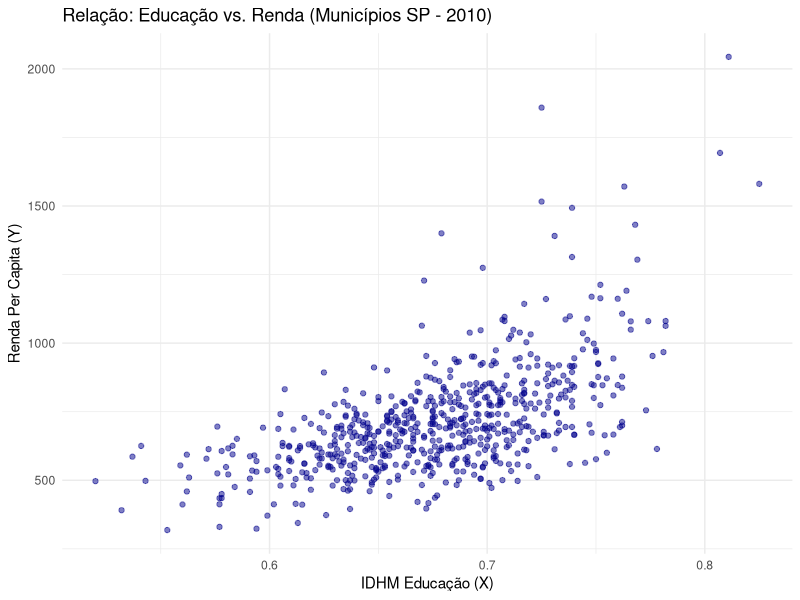
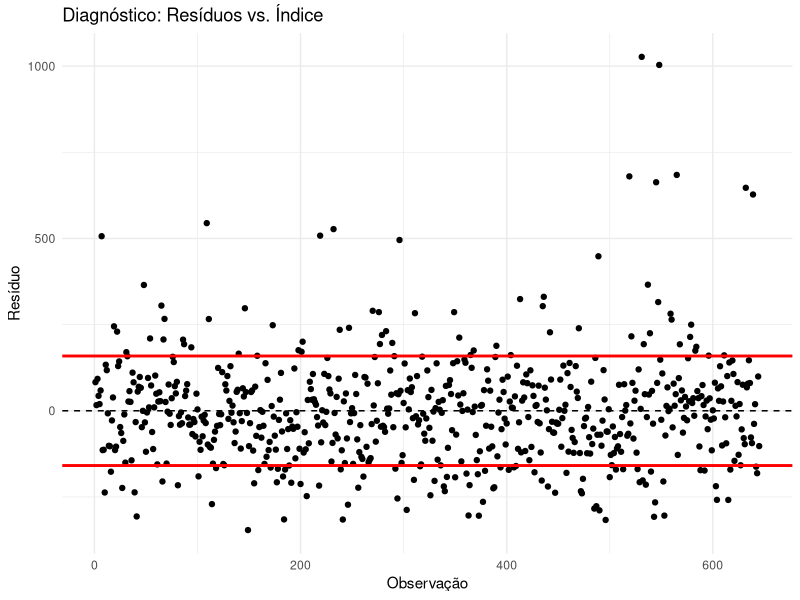
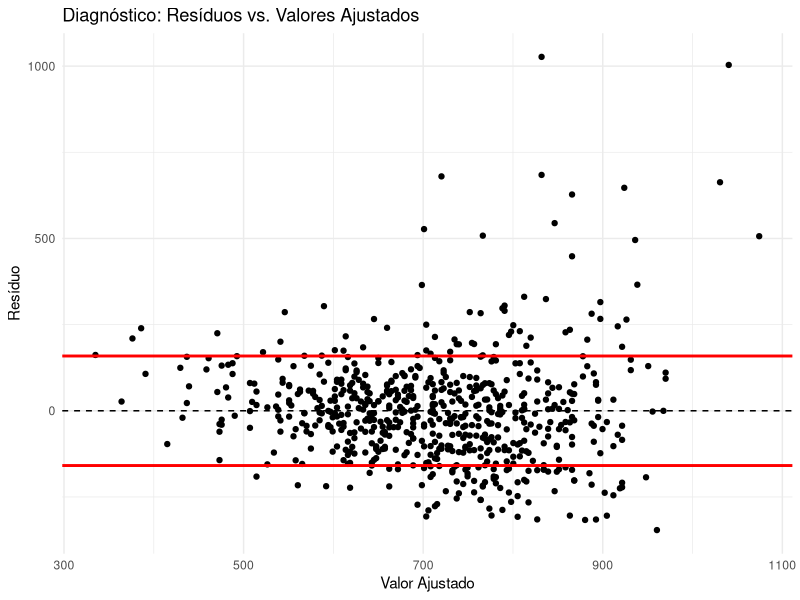
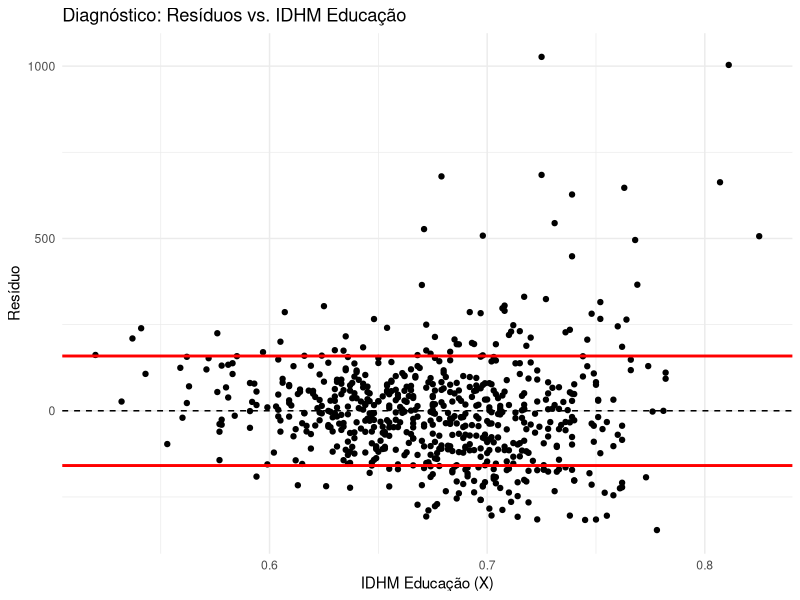
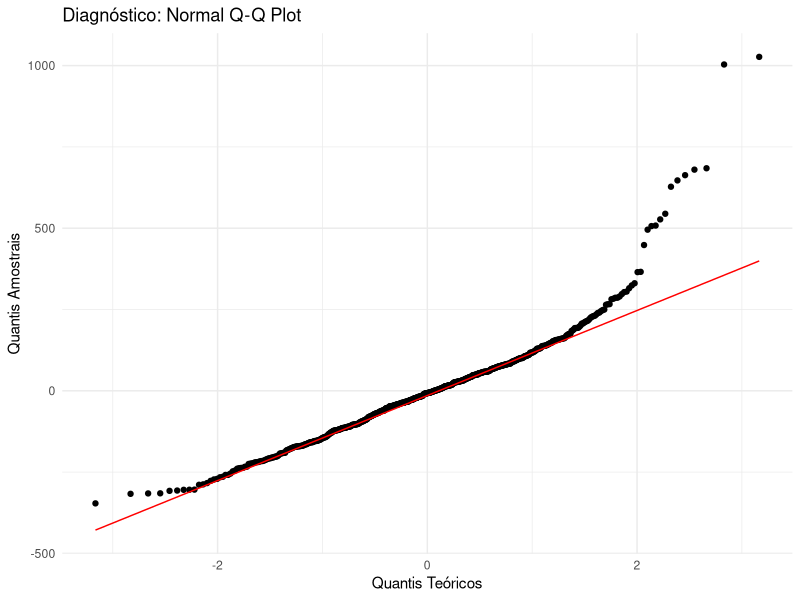
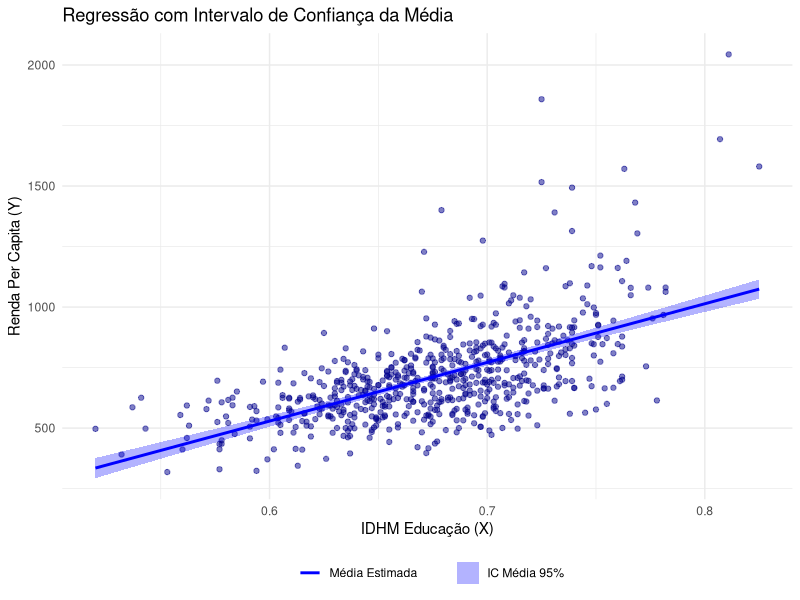
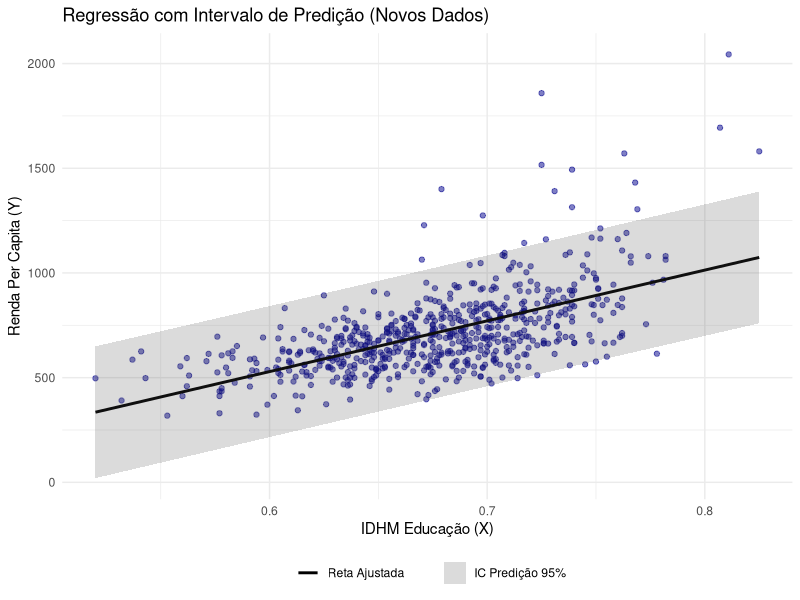

These figures' R source, in order:
# ==============================================================================
# PROJETO - ANÁLISE DE REGRESSÃO LINEAR
# Autor: Leonardo Oliveira Eid
# Disciplina: SME0220 - Introdução à Teoria das Probabilidades
# Análise: IDHM Educação (X) vs. Renda Per Capita (Y) - Municípios SP 2010
# ==============================================================================

# 1. Configuração e Bibliotecas ------------------------------------------------
# Verifica se os pacotes existem, instala se necessário e carrega
if(!require(tidyverse)) install.packages("tidyverse")
if(!require(scales)) install.packages("scales")
if(!require(broom)) install.packages("broom")

library(tidyverse)
library(scales)
library(broom)

# 2. Carregamento e Organização dos Dados --------------------------------------

# Lê o arquivo CSV (usando read.csv2 pois o formato original é PT-BR)
# Certifique-se que o arquivo "dados_atlas.csv" está na pasta de trabalho
dados_brutos <- read.csv2("dados_atlas.csv", 
                          check.names = FALSE, 
                          encoding = "UTF-8")

# Limpeza Inicial: Seleciona apenas as 3 primeiras colunas 
# (Evita erro de colunas vazias geradas pelo Excel)
dados_brutos <- dados_brutos[, 1:3] 

dados <- dados_brutos %>%
  # 1. Filtrar apenas municípios de SP (Remove totais "Brasil" e "São Paulo")
  filter(grepl("\\(SP\\)", Territorialidades)) %>% 
  
  # 2. Renomear as colunas pelo índice para evitar erro de digitação
  # Coluna 2 = IDHM Educação (X) | Coluna 3 = Renda (Y)
  select(
    x = 2, 
    y = 3 
  ) %>%
  
  # 3. Garantir formato numérico (corrige vírgula/ponto se necessário)
  mutate(
    x = as.numeric(gsub(",", ".", as.character(x))),
    y = as.numeric(gsub(",", ".", as.character(y)))
  ) %>%
  
  # 4. Remover linhas com dados faltantes (NA)
  filter(!is.na(x) & !is.na(y))

# Conferência dos dados carregados
cat("\n--- DADOS CARREGADOS (Primeiras linhas) ---\n")
print(head(dados))

# 3. Análise Exploratória: Gráfico de Dispersão (G0) ---------------------------
G0 = 
  dados %>% 
  ggplot() +
  geom_point(aes(x=x, y=y), alpha=0.5, color="darkblue") + 
  labs(
    title = "Relação: Educação vs. Renda (Municípios SP - 2010)",
    x = 'IDHM Educação (X)',
    y = 'Renda Per Capita (Y)'
  ) +
  theme_minimal()

print(G0) # Exibe o gráfico base

# 4. Ajuste do Modelo de Regressão Linear Simples ------------------------------
modelo = lm(formula = y ~ x, data = dados)

# 5. Resultados Estatísticos ---------------------------------------------------
cat("\n--- RESUMO DO MODELO (Estatísticas e Coeficientes) ---\n")
print(summary(modelo)) 

cat("\n--- INTERVALOS DE CONFIANÇA (95% para os Coeficientes) ---\n")
print(confint(modelo)) 

# 6. Diagnóstico do Modelo (Gráficos de Resíduos) ------------------------------
sigma_hat = sigma(modelo)

# R0: Resíduos vs Índice (Observação)
R0 = 
  augment(modelo) %>%
  mutate(id = 1:n()) %>% 
  ggplot() +
  geom_point(aes(x=id, y=.resid)) +
  geom_hline(yintercept=0, linetype='dashed') +
  geom_hline(yintercept=c(-sigma_hat, sigma_hat), linewidth=1.0, color="red") +
  labs(title = "Diagnóstico: Resíduos vs. Índice", x='Observação', y='Resíduo') +
  theme_minimal()

# R1: Resíduos vs Valores Ajustados (Verificar Homocedasticidade)
R1 = 
  augment(modelo) %>%
  ggplot() +
  geom_point(aes(x=.fitted, y=.resid)) +
  geom_hline(yintercept=0, linetype='dashed') +
  geom_hline(yintercept=c(-sigma_hat, sigma_hat), linewidth=1.0, color="red") +
  labs(title = "Diagnóstico: Resíduos vs. Valores Ajustados", x='Valor Ajustado', y='Resíduo') +
  theme_minimal()

# R2: Resíduos vs Variável Preditora (X)
R2 = 
  augment(modelo) %>%
  ggplot() +
  geom_point(aes(x=x, y=.resid)) +
  geom_hline(yintercept=0, linetype='dashed') +
  geom_hline(yintercept=c(-sigma_hat, sigma_hat), linewidth=1.0, color="red") +
  labs(title = "Diagnóstico: Resíduos vs. IDHM Educação", x='IDHM Educação (X)', y='Resíduo') +
  theme_minimal()

# R3: QQ-Plot (Verificar Normalidade)
R3 = 
  augment(modelo) %>% 
  ggplot(aes(sample=.resid)) +
  geom_qq() +
  geom_qq_line(color="red") +
  labs(title = "Diagnóstico: Normal Q-Q Plot", x='Quantis Teóricos', y='Quantis Amostrais') +
  theme_minimal()

# Exibir os gráficos de diagnóstico em sequência
print(R0)
print(R1)
print(R2)
print(R3)

# 7. Gráficos com Bandas de Confiança e Predição -------------------------------
# Cria sequência de X para desenhar as bandas suaves
new.X = seq(min(dados$x), max(dados$x), length.out=100)

# G1: Banda de Confiança (Para a Média)
IC = predict(modelo, newdata=tibble(x=new.X), interval='confidence', level=0.95) %>% 
  data.frame() %>% 
  mutate(x=new.X)

G1 = G0 + 
  geom_line(data=IC, aes(x=x, y=fit, colour='Média Estimada'), linewidth=1.0) +
  geom_ribbon(data=IC, aes(x=x, ymin=lwr, ymax=upr, fill='IC Média 95%'), alpha=0.3) +
  scale_color_manual(name="", values=c('Média Estimada'='blue')) +
  scale_fill_manual(name="", values=c('IC Média 95%'='blue')) +
  labs(title = "Regressão com Intervalo de Confiança da Média") +
  theme(legend.position='bottom')

# G2: Banda de Predição (Para Novos Indivíduos)
IP = predict(modelo, newdata=tibble(x=new.X), interval='prediction', level=0.95) %>% 
  data.frame() %>% 
  mutate(x=new.X)

G2 = G0 +
  geom_line(data=IP, aes(x=x, y=fit, colour='Reta Ajustada'), linewidth=1.0) +
  geom_ribbon(data=IP, aes(x=x, ymin=lwr, ymax=upr, fill='IC Predição 95%'), alpha=0.2) +
  scale_color_manual(name="", values = c('Reta Ajustada'='black')) +
  scale_fill_manual(name="", values=c('IC Predição 95%'='gray30')) +
  labs(title = "Regressão com Intervalo de Predição (Novos Dados)") +
  theme(legend.position='bottom')

print(G1)
print(G2)

# 8. Aplicação Prática: Predição Pontual (IDHM = 0.75) -------------------------
# Criação do cenário hipotético citado no relatório
novo_municipio <- data.frame(x = 0.75)

# Cálculo da Predição da Média (Intervalo de Confiança)
pred_media <- predict(modelo, newdata=novo_municipio, interval="confidence", level=0.95)

# Cálculo da Predição do Indivíduo (Intervalo de Predição)
pred_individuo <- predict(modelo, newdata=novo_municipio, interval="prediction", level=0.95)

# Exibição formatada no Console para conferência do Relatório
cat("\n======================================================\n")
cat(" RESULTADOS DA PREDIÇÃO PARA IDHM = 0.75\n")
cat("======================================================\n")
cat("Estimativa Pontual (Renda Esperada): R$", round(pred_media[1], 2), "\n\n")

cat("1. Intervalo de Confiança (Média Populacional):\n")
cat("   [ R$", round(pred_media[2], 2), "; R$", round(pred_media[3], 2), "]\n\n")

cat("2. Intervalo de Predição (Município Específico):\n")
cat("   [ R$", round(pred_individuo[2], 2), "; R$", round(pred_individuo[3], 2), "]\n")
cat("======================================================\n")
